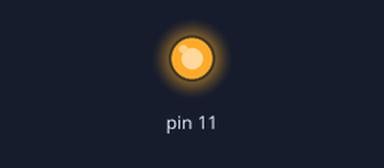
This sketch was run on a simulated Arduino Uno, built with avr-gcc and run on an emulated ATmega328P. Shown: output pins drawn as LEDs (lit = HIGH). Pins used as bus, display or sensor lines are not drawn.

Above: at 0.05 s.
Timing chart, 0 to 5.8 s (numbered marks = the images above):
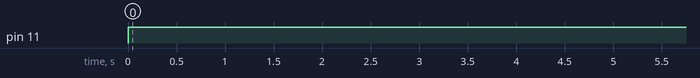

Measured:
- by itself, pin 11: LOW → HIGH at 0.00 s

The sketch:

exquisite_jarv_tumelo1.ino
```cpp
// C++ code
//
void setup()
{
  pinMode(11, OUTPUT);
  pinMode(12, OUTPUT);
}

void loop()
{
  digitalWrite(11, HIGH);
  digitalWrite(12, LOW);
  delay(5000); // Wait for 5000 millisecond(s)

  digitalWrite(11, LOW);
  digitalWrite(12, HIGH);
}
```
